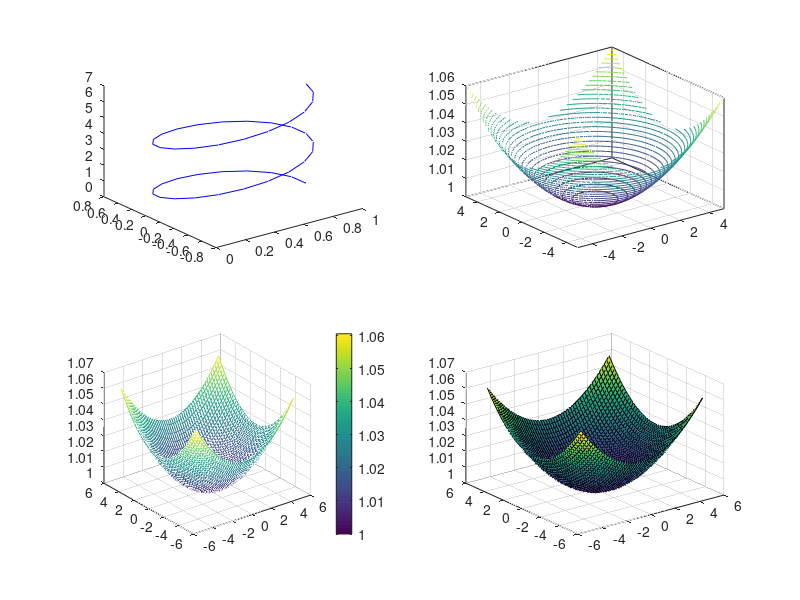

MATLAB code for this plot: (Note: this script raises an error after producing the figure.)
clc;
clear;

% Данi

u = [0:0.05*pi:2*pi];
v = [0:0.05*pi:2*pi];
[U, V] = meshgrid(u, v);
X = cos(u) .* cos(v);
Y = sin(u) .* cos(v);
Z = u .* ones(size(v));

[x, y] = meshgrid(-5:0.2:5);
c = 1;
a = 20;
b = 20;
A = a^2;
B = b^2;
z = c * sqrt((x.^2)/A + (y.^2)/B + 1);

figure;

% 1 Завдання

subplot(2, 2, 1);
plot3(X, Y, Z, 'b');

% 2 Завдання

subplot(2, 2, 2);
contour3(x, y, z, 30);

grid on;

% 3 Завдання
subplot(2, 2, 3);
mesh(x, y, z);
colorbar;
grid on;

% 4 Завдання
task4 = subplot(2, 2, 4);
surf(task4, x, y, z);
shading(task4, interp);
colormap(task4, hsv);
colorbar(task4);
grid(task4, 'on');
